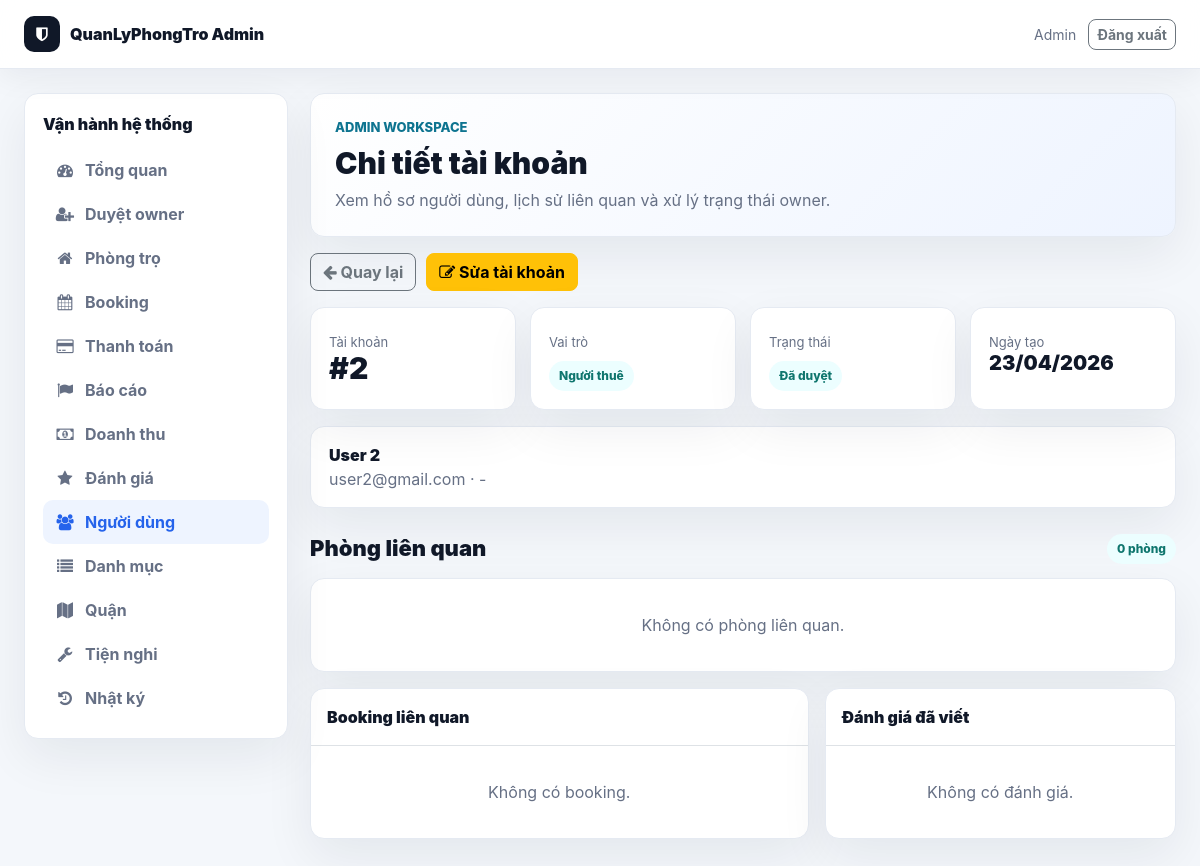
The page /public/admin/user_detail.php?id=2 (signed in) on the database its author committed.
### tables this page shows
CREATE TABLE `users` (
  `id` int(11) NOT NULL,
  `name` varchar(100) DEFAULT NULL,
  `email` varchar(150) DEFAULT NULL,
  `password` varchar(255) DEFAULT NULL,
  `reset_token` varchar(64) DEFAULT NULL,
  `reset_expires` datetime DEFAULT NULL,
  `force_password_change` tinyint(1) NOT NULL DEFAULT 0,
  `phone` varchar(20) DEFAULT NULL,
  `avatar` varchar(255) DEFAULT NULL,
  `role` enum('user','owner','admin') DEFAULT 'user',
  `created_at` timestamp NOT NULL DEFAULT current_timestamp(),
  `status` varchar(20) DEFAULT 'pending',
  `approved_by` int(11) DEFAULT NULL,
  `approved_at` datetime DEFAULT NULL,
  `rejection_reason` text DEFAULT NULL,
  `address` text DEFAULT NULL,
  `idcard_number` varchar(50) DEFAULT NULL,
  `trust_score` int(11) NOT NULL DEFAULT 0,
  `admin_note` text DEFAULT NULL,
  `verified_at` datetime DEFAULT NULL,
  `id_card_front` varchar(255) DEFAULT NULL,
  `id_card_back` varchar(255) DEFAULT NULL,
  `bank_name` varchar(100) DEFAULT NULL,
  `bank_account_no` varchar(50) DEFAULT NULL,
  `bank_account_name` varchar(100) DEFAULT NULL,
  `notify_email` tinyint(1) DEFAULT 1,
  `notify_booking` tinyint(1) DEFAULT 1,
  `show_phone` tinyint(1) DEFAULT 1,
  `dark_mode` tinyint(1) DEFAULT 0
);

### public/admin_init.php (called while the page is built, shortened)
<?php
require_once __DIR__ . '/../config/database.php';
require_once __DIR__ . '/../core/Database.php';
require_once __DIR__ . '/../app/controller/ActivityLogController.php';
$db = new Database($conn);
?>

### core/Database.php (called while the page is built, shortened)
<?php
class Database {
    private $conn;
    public function __construct($connection) {
        $this->conn = $connection;
    }
    public function getRow($sql) {
        $result = $this->conn->query($sql);
        if ($result && $result->num_rows > 0) {
            return $result->fetch_assoc();
        }
        return false;
    }
    public function getRows($sql) {
        $result = $this->conn->query($sql);
        return [];
    }
}
?>

### public/admin/user_detail.php (the view, shortened to what this page needs)
<?php
require_once __DIR__ . '/../admin_init.php';
require_once __DIR__ . '/layout.php';
$id = (int)$_GET['id'];
$user = $db->getRow("SELECT * FROM users WHERE id = {$id}");
$motels = $db->getRows("SELECT * FROM motels WHERE user_id = {$id} ORDER BY created_at DESC LIMIT 10");
$bookings = $db->getRows(
    "SELECT b.*, m.title AS motel_title
     FROM bookings b
     LEFT JOIN motels m ON b.motel_id = m.id
     WHERE b.user_id = {$id} OR m.user_id = {$id}
     ORDER BY b.created_at DESC
     LIMIT 10"
);
$reviews = $db->getRows("SELECT * FROM reviews WHERE user_id = {$id} ORDER BY created_at DESC LIMIT 5");
$status = (string)($user['status'] ?? 'pending');
?>
<div class="wb-actions mb-3">
    <a href="<?php echo $user['role'] === 'owner' ? ADMIN_URL . 'user_approvals.php' : ADMIN_URL . 'users.php'; ?>" class="btn btn-outline-secondary"><i class="fa fa-arrow-left"></i> Quay lại</a>
    <a href="<?php echo ADMIN_URL . 'user_edit.php?id=' . (int)$user['id']; ?>" class="btn btn-warning"><i class="fa fa-edit"></i> Sửa tài khoản</a>
</div>
<div class="wb-grid wb-stats-4 mb-3">
    <div class="wb-card"><div class="wb-card-label">Tài khoản</div><div class="wb-card-value">#<?php echo (int)$user['id']; ?></div></div>
    <div class="wb-card"><div class="wb-card-label">Vai trò</div><div class="mt-2"><span class="wb-pill"><?php echo admin_status_label((string)$user['role']); ?></span></div></div>
    <div class="wb-card"><div class="wb-card-label">Trạng thái</div><div class="mt-2"><span class="wb-pill <?php echo admin_pill_class($status); ?>"><?php echo admin_status_label($status); ?></span></div></div>
    <div class="wb-card"><div class="wb-card-label">Ngày tạo</div><div class="wb-card-value fs-5"><?php echo !empty($user['created_at']) ? date('d/m/Y', strtotime((string)$user['created_at'])) : ''; ?></div></div>
</div>
<div class="wb-list-card mb-3">
    <div class="wb-list-row">
        <div>
            <div class="wb-title"><?php echo admin_e($user['name'] ?? 'N/A'); ?></div>
            <div class="wb-muted"><?php echo admin_e($user['email'] ?? ''); ?> · <?php echo admin_e($user['phone'] ?? '-'); ?></div>
        </div>
    </div>
</div>
<div class="wb-section-head"><h2>Phòng liên quan</h2><span class="wb-pill"><?php echo count($motels); ?> phòng</span></div>
<div class="wb-table-card mb-3">
    <?php if ($motels): ?>
        <table class="wb-table">
            <thead><tr><th>ID</th><th>Tiêu đề</th><th>Giá</th><th>Trạng thái</th><th></th></tr></thead>
            <tbody>
                <?php foreach ($motels as $motel): ?>
                    <tr>
                        <td>#<?php echo (int)$motel['id']; ?></td>
                        <td class="wb-title"><?php echo admin_e($motel['title'] ?? 'N/A'); ?></td>
                        <td class="wb-price"><?php echo admin_money($motel['price'] ?? 0); ?></td>
                        <td><span class="wb-pill <?php echo admin_pill_class((string)$motel['status']); ?>"><?php echo admin_status_label((string)$motel['status']); ?></span></td>
                        <td class="text-end"><a href="motel_detail.php?id=<?php echo (int)$motel['id']; ?>" class="btn btn-sm btn-primary">Xem</a></td>
                    </tr>
                <?php endforeach; ?>
            </tbody>
        </table>
    <?php else: ?>
        <div class="wb-empty">Không có phòng liên quan.</div>
    <?php endif; ?>
</div>
<div class="row g-3">
    <div class="col-md-7">
        <div class="wb-list-card h-100">
            <div class="p-3 border-bottom"><div class="wb-title">Booking liên quan</div></div>
            <?php if ($bookings): ?>
                <?php foreach ($bookings as $booking): ?>
                    <div class="wb-list-row">
                        <div><div class="wb-title"><?php echo admin_e($booking['motel_title'] ?? 'N/A'); ?></div><div class="wb-muted"><?php echo admin_e($booking['checkin_date'] ?? ''); ?></div></div>
                        <span class="wb-pill <?php echo admin_pill_class((string)$booking['status']); ?>"><?php echo admin_status_label((string)$booking['status']); ?></span>
                    </div>
                <?php endforeach; ?>
            <?php else: ?>
                <div class="wb-empty">Không có booking.</div>
            <?php endif; ?>
        </div>
    </div>
    <div class="col-md-5">
        <div class="wb-list-card h-100">
            <div class="p-3 border-bottom"><div class="wb-title">Đánh giá đã viết</div></div>
            <?php if ($reviews): ?>
                <?php foreach ($reviews as $review): ?>
                    <div class="wb-list-row">
                        <div><div class="wb-title"><?php echo (int)($review['rating'] ?? 0); ?>/5</div><div class="wb-muted"><?php echo admin_e(substr((string)($review['comment'] ?? ''), 0, 80)); ?></div></div>
                    </div>
                <?php endforeach; ?>
            <?php else: ?>
                <div class="wb-empty">Không có đánh giá.</div>
            <?php endif; ?>
        </div>
    </div>
</div>

### public/assets/css/modern.css (style rules this page uses)
:root { --app-bg: #f4f7fb; --app-surface: #ffffff; --app-surface-soft: #f8fafc; --app-text: #172033; --app-muted: #667085; --app-border: #e5eaf2; --app-primary: #2563eb; --app-primary-dark: #1e40af; --app-accent: #14b8a6; --app-warning: #f59e0b; --app-danger: #dc2626; --app-success: #16a34a; --app-shadow: 0 14px 40px rgba(15, 23, 42, 0.08); --app-radius: 8px; }
body { background: var(--app-bg) !important; color: var(--app-text); font-family: "Inter", "Segoe UI", Arial, sans-serif !important; }
*, *::before, *::after { box-sizing: border-box; }
.btn, button, .btn-primary, .btn-view, .btn-search, .btn-cta { border-radius: var(--app-radius) !important; font-weight: 700; }

### public/assets/css/workbench.css (style rules this page uses)
:root { --wb-bg: #f4f7fb; --wb-surface: #ffffff; --wb-soft: #f8fafc; --wb-text: #101828; --wb-muted: #667085; --wb-border: #e5eaf2; --wb-primary: #2563eb; --wb-primary-dark: #1e40af; --wb-accent: #0e7490; --wb-success: #16a34a; --wb-warning: #f59e0b; --wb-danger: #dc2626; --wb-shadow: 0 18px 50px rgba(15, 23, 42, .07); }
body.workbench { min-height: 100vh; margin: 0; background: var(--wb-bg) !important; color: var(--wb-text); font-family: "Inter", "Segoe UI", Arial, sans-serif; }
.wb-sidebar, .wb-hero, .wb-card, .wb-table-card, .wb-list-card { background: var(--wb-surface); border: 1px solid var(--wb-border); border-radius: 14px; box-shadow: var(--wb-shadow); }
.wb-actions { display: flex; align-items: center; flex-wrap: wrap; gap: 10px; }
.wb-grid { display: grid; gap: 14px; }
.wb-stats-4 { grid-template-columns: repeat(4, minmax(0, 1fr)); }
.wb-card { padding: 18px; }
.wb-card-value { font-size: 30px; line-height: 1; font-weight: 950; }
.wb-card-label { color: var(--wb-muted); font-size: 13px; margin-top: 7px; }
.wb-section-head { margin: 26px 0 14px; display: flex; align-items: center; justify-content: space-between; gap: 12px; }
.wb-section-head h2 { margin: 0; font-size: 22px; font-weight: 950; }
.wb-pill { display: inline-flex; align-items: center; gap: 6px; padding: 6px 10px; border-radius: 999px; background: #ecfeff; color: #0f766e; font-size: 12px; font-weight: 850; }
.wb-muted { color: var(--wb-muted); }
.wb-list-row { display: grid; grid-template-columns: minmax(0, 1fr) auto; gap: 16px; padding: 16px 18px; border-bottom: 1px solid var(--wb-border); }
.wb-list-row:last-child { border-bottom: 0; }
.wb-title { color: var(--wb-text); font-weight: 900; }
.wb-empty { padding: 34px; text-align: center; color: var(--wb-muted); }

### rows shown on the page
users: id "2", role "Người thuê", created_at "23/04/2026", name "User 2", email "user2@gmail.com", phone "-"

### other values the page prints
admin_e(admin_current_name()) "Admin"
admin_e($item['label']) "Tổng quan"
admin_e($item['label']) "Duyệt owner"
admin_e($item['label']) "Phòng trọ"
admin_e($item['label']) "Booking"
admin_e($item['label']) "Thanh toán"
admin_e($item['label']) "Báo cáo"
admin_e($item['label']) "Doanh thu"
admin_e($item['label']) "Đánh giá"
admin_e($item['label']) "Người dùng"
admin_e($item['label']) "Danh mục"
admin_e($item['label']) "Quận"
admin_e($item['label']) "Tiện nghi"
admin_e($item['label']) "Nhật ký"
admin_e($title) "Chi tiết tài khoản"
